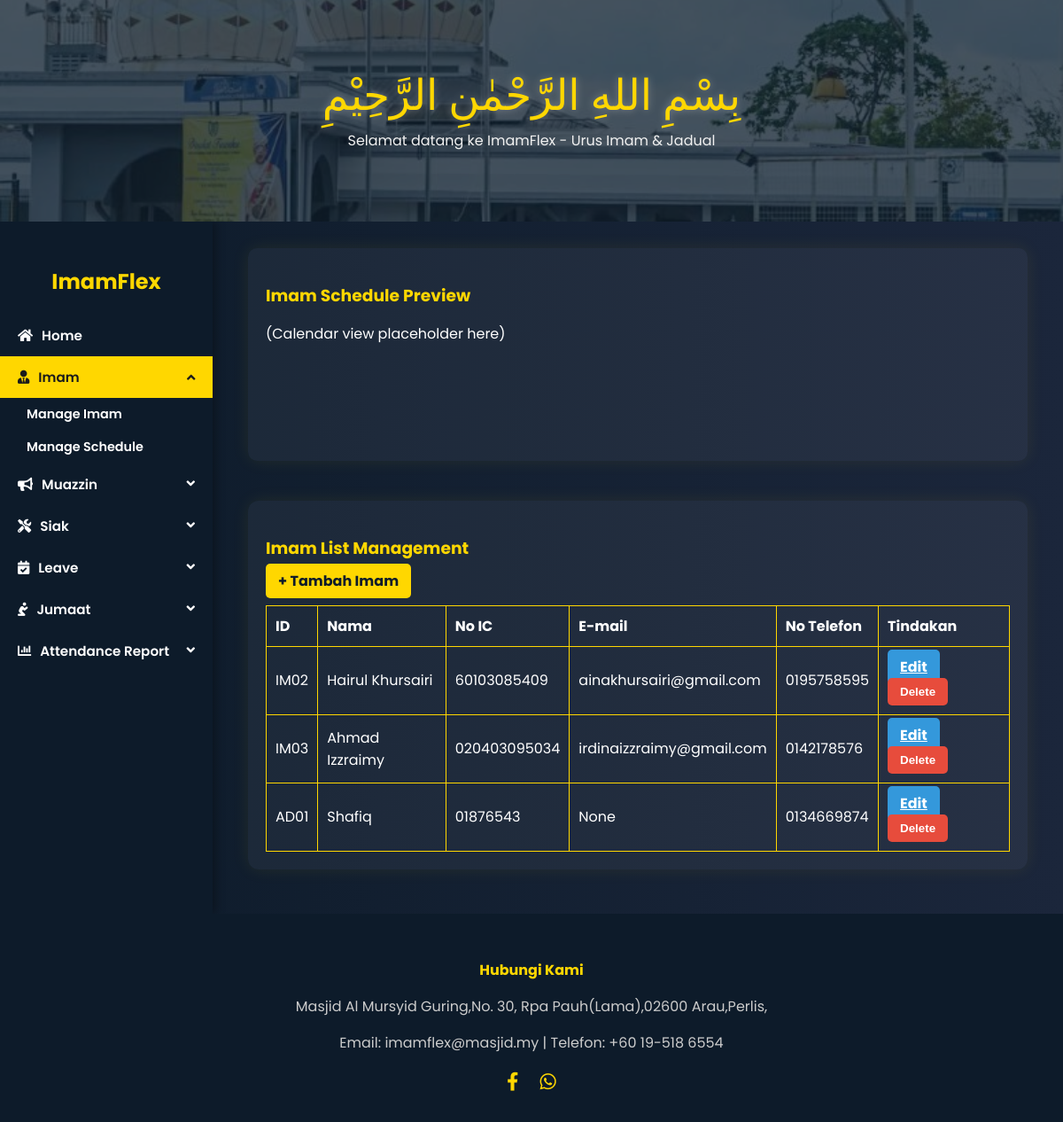
Screenshot of /imam-management/ with the database file from the repository.
### ImamFlex/models.py (models this page shows, shortened)
class MosqueStaff(models.Model):
    name = models.CharField(max_length=100)
    ic_number = models.CharField(max_length=12, unique=True)
    contact_number = models.CharField(max_length=15)
    address = models.TextField(blank=True, null=True)
    availability = models.BooleanField(default=True)
    email = models.EmailField(blank=True, null=True)
    profile_picture = models.ImageField(upload_to='profile_pics/', null=True, blank=True)
    class Meta:
        abstract = True

class Imam(MosqueStaff):
    imam_id = models.CharField(max_length=10, primary_key=True)
    password = models.CharField(max_length=20)
    is_admin = models.BooleanField(default=False)

### ImamFlex/views.py (the view)
# urls.py: path('imam-management/', views.imam_management, name='imam_management'),
def imam_management(request):
    imams = Imam.objects.all()
    context = {
        'imams': imams
    }
    return render(request, 'admin/imamManagement.html', context)

### ImamFlex/templates/admin/imamManagement.html (shortened to what this page needs)
<!DOCTYPE html>
<html lang="en">
{% load static %}
<head>
  <link rel="stylesheet" href="https://cdnjs.cloudflare.com/ajax/libs/font-awesome/5.15.4/css/all.min.css">
</head>
<body>
  <div class="header-img">
    <div>
      <div class="bismillah">بِسْمِ اللهِ الرَّحْمٰنِ الرَّحِيْمِ</div>
      <div class="tagline">Selamat datang ke ImamFlex - Urus Imam & Jadual</div>
    </div>
  </div>
<div class="main-wrapper">
    <div class="sidebar">
        <h2>ImamFlex</h2>
        <a href="{% url 'adminDash' %}" class="active"><i class="fas fa-home"></i> Home</a>
        <button class="dropdown-btn active"><i class="fas fa-user-tie"></i> Imam</button>
        <div class="dropdown-container" style="display:flex;">
            <a href="{% url 'imam_management' %}">Manage Imam</a>
            <a href="{% url 'imam_schedule' %}">Manage Schedule</a>
        </div>
        <button class="dropdown-btn"><i class="fas fa-bullhorn"></i> Muazzin</button>
        <button class="dropdown-btn"><i class="fas fa-tools"></i> Siak</button>
       <button class="dropdown-btn"><i class="fas fa-calendar-check"></i> Leave</button>
      <button class="dropdown-btn"><i class="fas fa-pray"></i> Jumaat</button>
      <button class="dropdown-btn"><i class="fas fa-chart-bar"></i> Attendance Report</button>
    </div>
    <div class="content">
      <div class="card left-panel">
        <h3>Imam Schedule Preview</h3>
        <p>(Calendar view placeholder here)</p>
      </div>
      <div class="card right-panel">
        <h3>Imam List Management</h3>
        <a href="{% url 'add_imam' %}" class="btn btn-add">+ Tambah Imam</a>
        <table>
          <thead>
            <tr><th>ID</th><th>Nama</th><th>No IC</th><th>E-mail</th><th>No Telefon</th><th>Tindakan</th></tr>
          </thead>
          <tbody>
            {% for imam in imams %}
            <tr>
              <td>{{ imam.imam_id }}</td>
              <td>{{ imam.name }}</td>
              <td>{{ imam.ic_number }}</td>
              <td>{{ imam.email }}</td>
              <td>{{ imam.contact_number }}</td>
              <td>
                <a href="{% url 'edit_imam' imam.imam_id %}" class="btn btn-edit">Edit</a>
                {% if request.session.user_id != imam.imam_id %}
                  <button class="btn btn-delete" onclick="showDeleteModal('{{ imam.imam_id }}', '{{ imam.name }}')">Delete</button>
                {% else %}
                  <span style="color:gray;font-size:0.9rem;"></span>
                {% endif %}
              </td>
            </tr>
            {% empty %}
            <tr><td colspan="5">Tiada data imam tersedia.</td></tr>
            {% endfor %}
          </tbody>
        </table>
      </div>
    </div>
  </div>
<div class="footer">
  <h4>Hubungi Kami</h4>
  <p>Masjid Al Mursyid Guring,No. 30, Rpa Pauh(Lama),02600 Arau,Perlis,</p>
  <p>Email: imamflex@masjid.my | Telefon: +60 19-518 6554</p>
  <div class="social-icons">
    <a href="https://www.facebook.com/profile.php?id=100069456158805"><i class="fab fa-facebook-f"></i></a>
    <a href="#"><i class="fab fa-whatsapp"></i></a>
  </div>
</div>
</body>
</html>

### rows the page displays
Imam: imam_id "IM02", name "Hairul Khursairi", ic_number "60103085409", email "ainakhursairi@gmail.com", contact_number "0195758595"
Imam: imam_id "IM03", name "Ahmad Izzraimy", ic_number "020403095034", email "irdinaizzraimy@gmail.com", contact_number "0142178576"
Imam: imam_id "AD01", name "Shafiq", ic_number "01876543", email "None", contact_number "0134669874"
